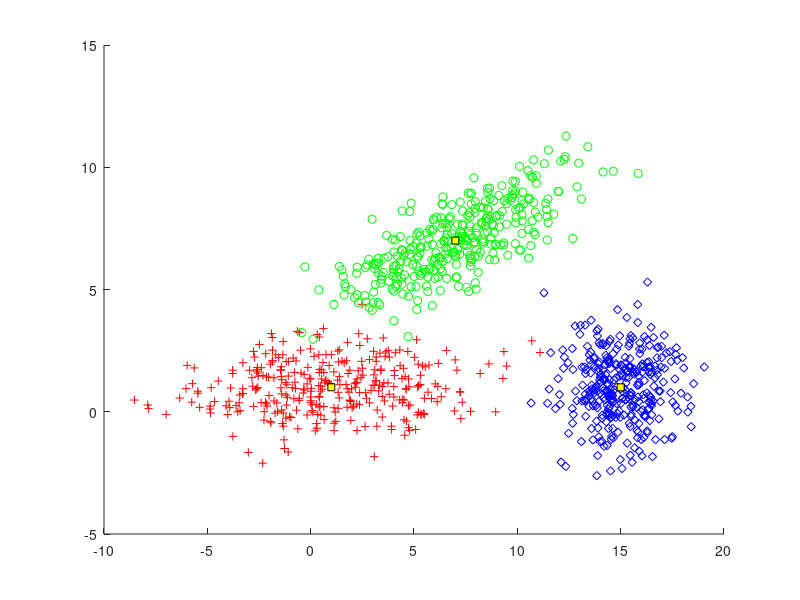

MATLAB code for this plot:
function P2_1a_Bayes()
N=1000;

m=[1 7 15;1 7 1];
S(:,:,1)=[12 0;0 1];
S(:,:,2)=[8 3;3 2];
S(:,:,3)=[2 0;0 2];
[l,c]=size(m);
%% Experiment 2.1 Part a
P=[1/3 1/3 1/3 ];

%%
X=[];
y=[];
for j=1:c
% Generating the [p(j)*N)] vectors from each distribution
t=mvnrnd(m(:,j),S(:,:,j),fix(P(j)*N));
% The total number of points may be slightly less than N
% due to the fix operator
X=[X ;t];
y=[y ones(1,fix(P(j)*N))*j];
end
plot_data(X,y,m);
end

function plot_data(X,y,m)
[l,N]=size(X'); % N=no. of data vectors, l=dimensionality
[l,c]=size(m); % c=no. of classes
if(l ~=2)
fprintf('NO PLOT CAN BE GENERATED\n')
return
end
pale=['r+'; 'go'; 'bd'];
figure(1)
% Plot of the data vectors
hold on

for k=1:N
plot(X(k,1),X(k,2),pale(y(k),:))
end
% Plot of the class means
for j=1:c
plot(m(1,j),m(2,j),'--ks',...
                'MarkerFaceColor','y',...
                'MarkerSize',5)
end
end
